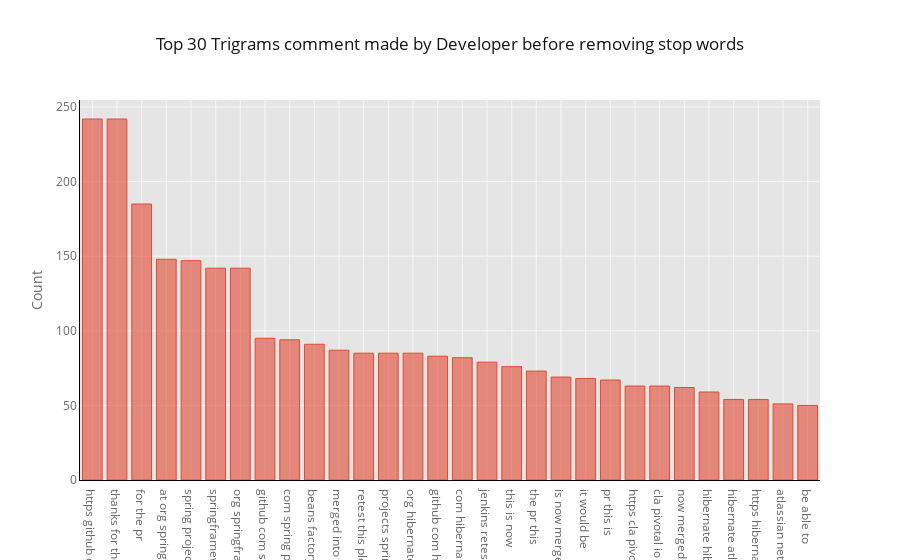

Here is the notebook cell this chart was saved with:
### Code cell
# Trigrams frequency distribution before removing stop words 
def get_top_n_words(corpus, n=None):
    vec= CountVectorizer(ngram_range=(3,3)).fit(corpus)
    bag_of_words= vec.transform(corpus)
    sum_words= bag_of_words.sum(axis=0)
    words_freq=[(word, sum_words[0, idx]) for word, idx in vec.vocabulary_.items()]
    words_freq= sorted(words_freq, key= lambda x: x[1], reverse= True)
    return words_freq[:n]

common_words= get_top_n_words(data['comment'],30)
df_1= pd.DataFrame(common_words, columns=['comment','count'])
df_1.groupby('comment').sum()['count'].sort_values(ascending=False).plot(kind='bar', color="brown"), 
plt.ylabel('Count')
plt.xlabel('comments')
plt.title('Top 30 Trigrams in comment made by Developer before removing stop words')
plt.figure(figsize = (30,6))
plt.show()



df_1.groupby('comment').sum()['count'].sort_values(ascending=False).iplot(kind='bar', yTitle='Count', 
                                                           linecolor='black',
                                                           title='Top 30 Trigrams comment made by Developer before removing stop words')

### Figure 1 — Plotly figure (JSON) as saved in the notebook; plotly's stock layout.template omitted (floating-point values rounded to 4 significant figures)
{"data": [{"marker": {"color": "rgba(226, 74, 51, 0.6)", "line": {"color": "rgba(226, 74, 51, 1.0)", "width": 1}}, "name": "count", "orientation": "v", "text": "", "type": "bar", "uid": "51d553d6-6a0c-4622-a21d-3068c40d8f96", "x": ["https github com", "thanks for the", "for the pr", "at org springframework", "spring projects spring", "springframework beans factory", "org springframework beans", "github com spring", "com spring projects", "beans factory support", "merged into master", "retest this please", "projects spring session", "org hibernate search", "github com hibernate", "com hibernate hibernate", "jenkins retest this", "this is now", "the pr this", "is now merged", "it would be", "pr this is", "https cla pivotal", "cla pivotal io", "now merged into", "hibernate hibernate search", "hibernate atlassian net", "https hibernate atlassian", "atlassian net browse", "be able to"], "y": [242, 242, 185, 148, 147, 142, 142, 95, 94, 91, 87, 85, 85, 85, 83, 82, 79, 76, 73, 69, 68, 67, 63, 63, 62, 59, 54, 54, 51, 50]}], "layout": {"autosize": true, "legend": {"bgcolor": "#FFFFFF", "font": {"color": "#666666"}}, "paper_bgcolor": "#FFFFFF", "plot_bgcolor": "#E5E5E5", "title": {"font": {"color": "#151516"}, "text": "Top 30 Trigrams comment made by Developer before removing stop words"}, "xaxis": {"autorange": true, "gridcolor": "#F6F6F6", "linecolor": "black", "range": [-0.5, 29.5], "showgrid": true, "tickfont": {"color": "#666666"}, "title": {"font": {"color": "#666666"}, "text": ""}, "type": "category", "zerolinecolor": "#F6F6F6"}, "yaxis": {"autorange": true, "gridcolor": "#F6F6F6", "linecolor": "black", "range": [0, 254.7], "showgrid": true, "tickfont": {"color": "#666666"}, "title": {"font": {"color": "#666666"}, "text": "Count"}, "type": "linear", "zerolinecolor": "#F6F6F6"}}}
